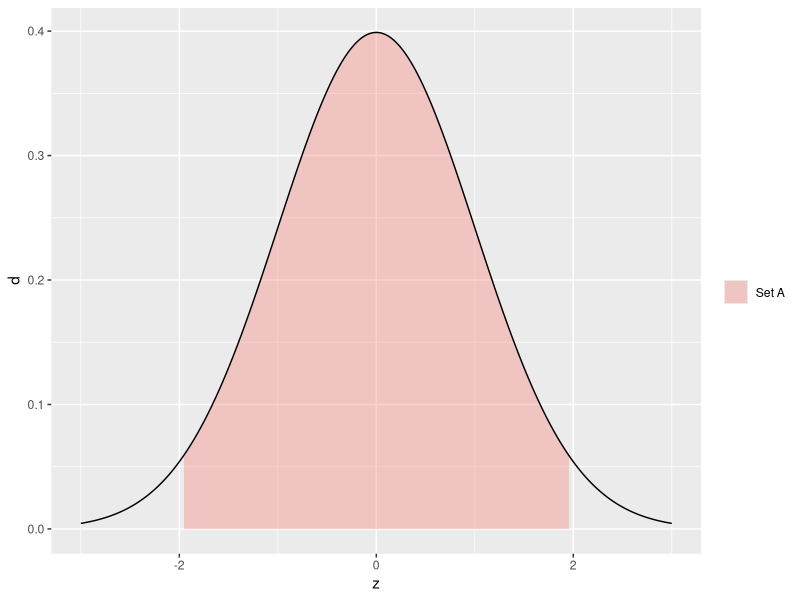
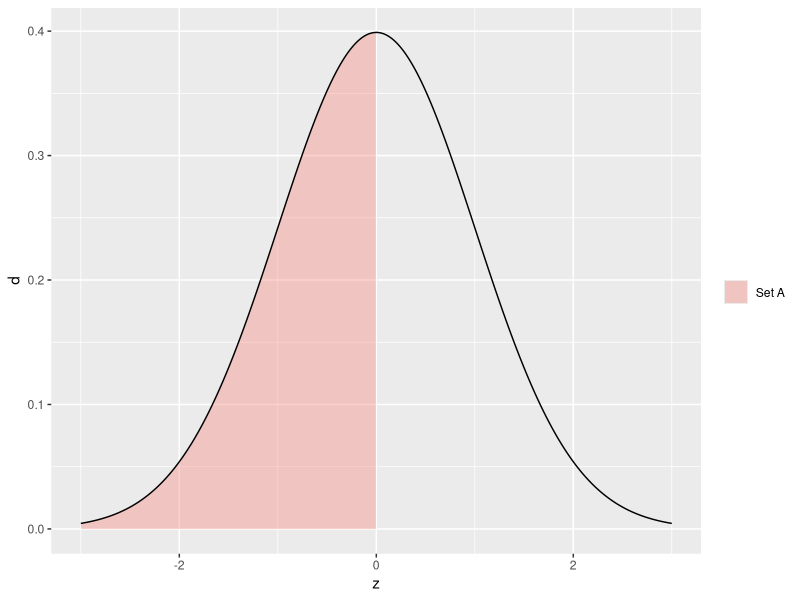
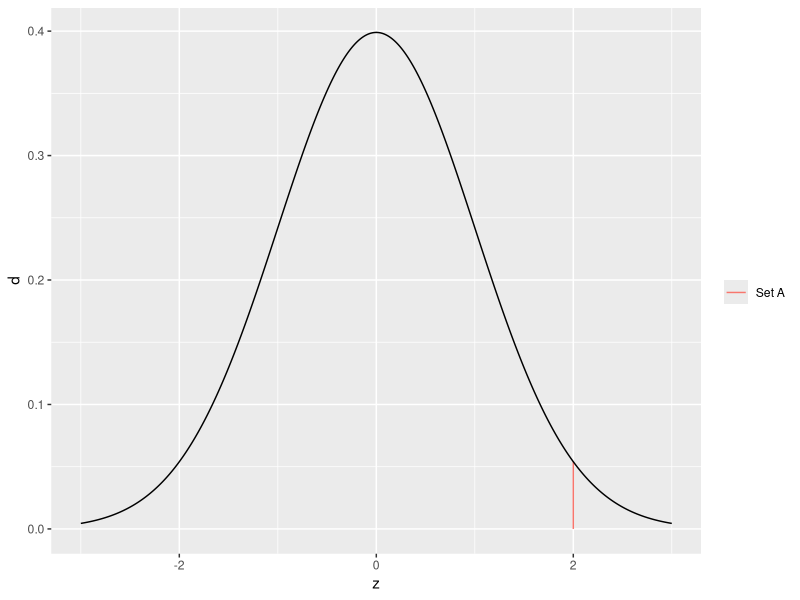
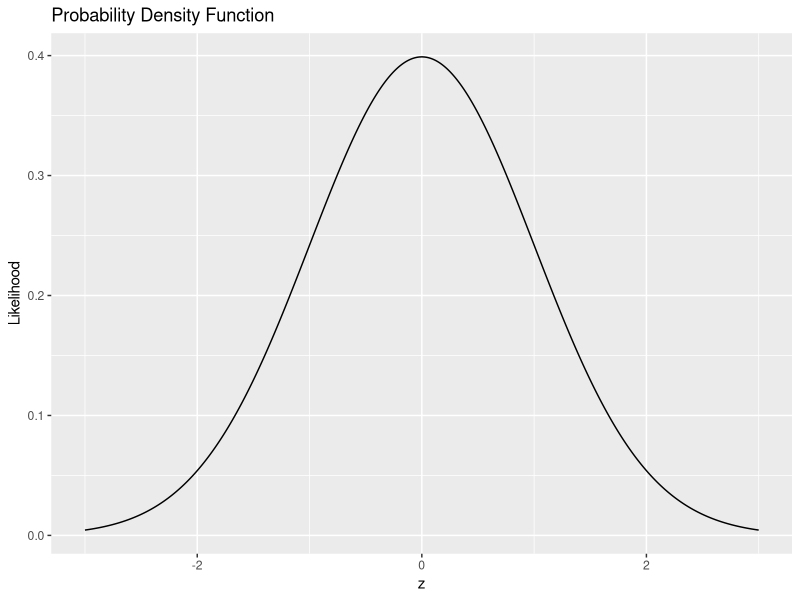
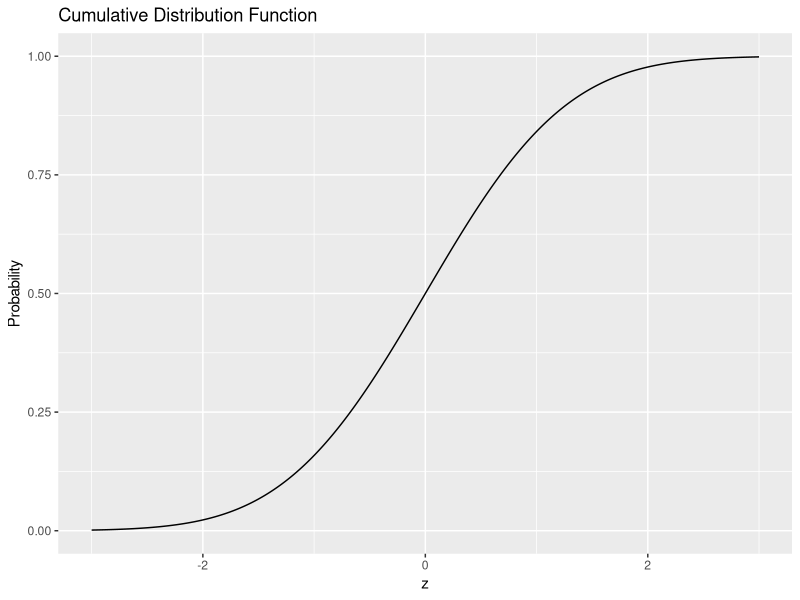

Write the R code that produced these figures, in order.
## ---- chunk 1
library(tidyverse)
## ---- chunk 2
## NOTE: No need to change this!
tibble(z = seq(-3, +3, length.out = 500)) %>%
  mutate(d = dnorm(z)) %>%
  ggplot(aes(z, d)) +
  geom_ribbon(
    data = . %>% filter(-1.96 <= z, z <= +1.96),
    aes(ymin = 0, ymax = d, fill = "Set A"),
    alpha = 1 / 3
  ) +
  geom_line() +
  scale_fill_discrete(name = "")
## ---- chunk 3
## NOTE: No need to change this!
df_z <- tibble(z = rnorm(100))

df_z %>%
  mutate(in_A = (-1.96 <= z) & (z <= +1.96)) %>%
  summarize(count_total = n(), count_A = sum(in_A), fr = mean(in_A))
## ---- chunk 4
## NOTE: No need to change this!
df_z <- tibble(z = rnorm(100))

df_z %>%
  mutate(in_A = (z <= 0)) %>%
  summarize(count_total = n(), count_A = sum(in_A), fr = mean(in_A))
## ---- chunk 5
## NOTE: No need to change this!
tibble(z = seq(-3, +3, length.out = 500)) %>%
  mutate(d = dnorm(z)) %>%
  ggplot(aes(z, d)) +
  geom_ribbon(
    data = . %>% filter(z <= 0),
    aes(ymin = 0, ymax = d, fill = "Set A"),
    alpha = 1 / 3
  ) +
  geom_line() +
  scale_fill_discrete(name = "")
## ---- chunk 6
## NOTE: No need to change this!
map_dfr(
  c(10, 100, 1000, 1e4),
  function(n_samples) {
    tibble(
      z = rnorm(n = n_samples),
      n = n_samples
    ) %>%
      mutate(in_A = (z <= 0)) %>%
      summarize(count_total = n(), count_A = sum(in_A), fr = mean(in_A))
  }
)
## ---- chunk 7
## TASK: Modify the code below
map_dfr(
  c(10, 100, 1000, 1e4),
  function(n_samples) {
    tibble(
      z = rnorm(n = n_samples),
      n = n_samples
    ) %>%
      mutate(in_A = (-1.96 <= z) & (z <= +1.96)) %>%
      summarize(count_total = n(), count_A = sum(in_A), fr = mean(in_A))
  }
)
## ---- chunk 8
## TASK: Modify the code below
map_dfr(
  c(10, 100, 1000, 1e4),
  function(n_samples) {
    tibble(
      z = rnorm(n = n_samples),
      n = n_samples
    ) %>%
      mutate(in_A = (z == 2)) %>%
      summarize(count_total = n(), count_A = sum(in_A), fr = mean(in_A))
  }
)
## ---- chunk 9
## NOTE: No need to change this!
tibble(z = seq(-3, +3, length.out = 500)) %>%
  mutate(d = dnorm(z)) %>%
  ggplot(aes(z, d)) +
  geom_segment(
    data = tibble(z = 2, d = dnorm(2)),
    mapping = aes(z, 0, xend = 2, yend = d, color = "Set A")
  ) +
  geom_line() +
  scale_color_discrete(name = "")
## ---- chunk 10
tibble(z = seq(-3, +3, length.out = 1000)) %>%
  mutate(d = dnorm(z)) %>%

  ggplot(aes(z, d)) +
  geom_line() +
  labs(
    x = "z",
    y = "Likelihood",
    title = "Probability Density Function"
  )
## ---- chunk 11
tibble(z = seq(-3, +3, length.out = 1000)) %>%
  mutate(p = pnorm(z)) %>%

  ggplot(aes(z, p)) +
  geom_line() +
  labs(
    x = "z",
    y = "Probability",
    title = "Cumulative Distribution Function"
  )
## ---- chunk 12
## TASK: Compute the probability that Z <= 0, assign to p0
p0 <- pnorm(q = 0)
p0
## ---- chunk 13
## NOTE: No need to change this
assertthat::assert_that(p0 == 0.5)
print("Nice!")
## ---- chunk 14
## TASK: Compute the probability that -1.96 <= Z <= +1.96, assign to pI
pI <- pnorm(q = +1.96) - pnorm(q = -1.96)
pI
## ---- chunk 15
## NOTE: No need to change this
assertthat::assert_that(abs(pI - 0.95) < 1e-3)
print("Nice!")
